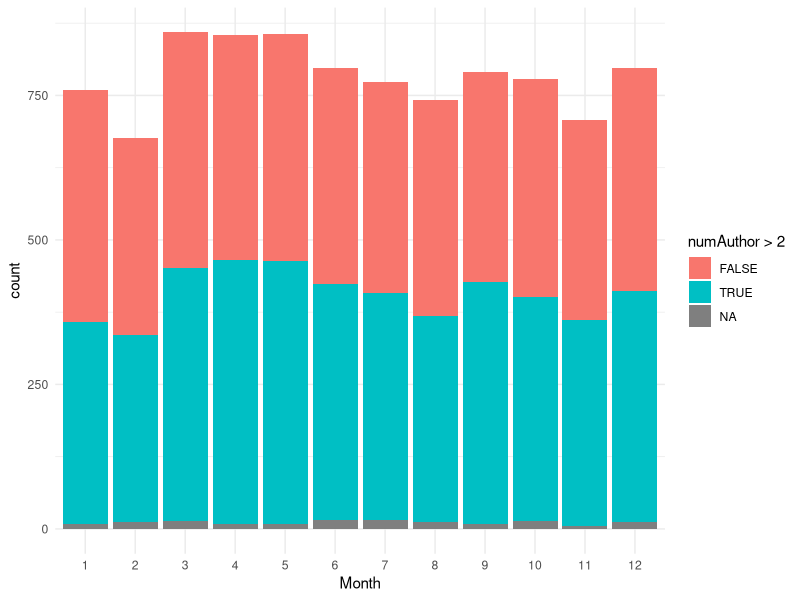
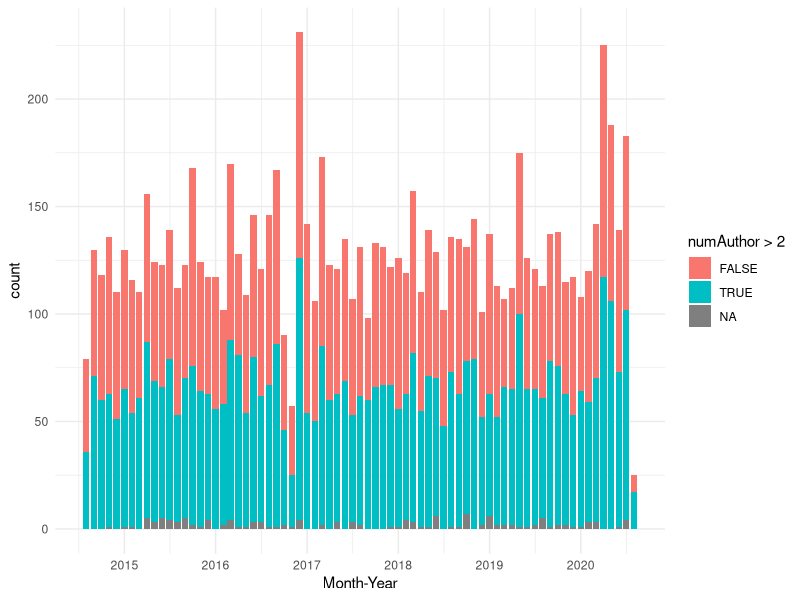

The R script that drew these images, in order:
## ---- chunk 1
library(ggplot2)
library(dplyr)
library(stringr)
## ---- chunk 2
data <- read.table("NEJM-withCOVID.txt")
str(data)
## ---- chunk 3
df <- data |>
  select(Month, numAuthor) |>
  group_by(Month) |>
  count(numAuthor > 2)
## ---- chunk 4
ggplot(df, aes(x = factor(Month), y = n, fill = `numAuthor > 2`)) +
  geom_bar(stat = "identity") +
  labs(x = "Month", y = "count", fill = "numAuthor > 2") +
  theme_minimal()
## ---- chunk 5
df_2 <- data |>
  select(Month, Year, numAuthor) |>
  group_by(Year, Month) |>
  count(numAuthor > 2) |>
  mutate(`Month-Year` = paste(Month, Year, sep="-")) # make a new month-year variable

# converting to date format
df_2$`Month-Year` <- as.Date(paste(df_2$Year, df_2$Month, "01", sep = "-"))

## ---- chunk 6
ggplot(df_2, aes(x = `Month-Year`, y = n, fill = `numAuthor > 2`)) +
  geom_bar(stat = "identity") +
  scale_x_date(date_breaks = "1 year", date_labels = "%Y") +  # Adjust x-axis for better readability
  labs(x = "Month-Year", y = "count", fill = "numAuthor > 2") +
  theme_minimal() 
## ---- chunk 7
# ggplot(df_2, aes(x = factor(Month-Year), y = n, fill = `numAuthor > 2`)) +
#   geom_bar(stat = "identity") +
#   labs(x = "Month", y = "count", fill = "numAuthor > 2") +
#   theme_minimal()
